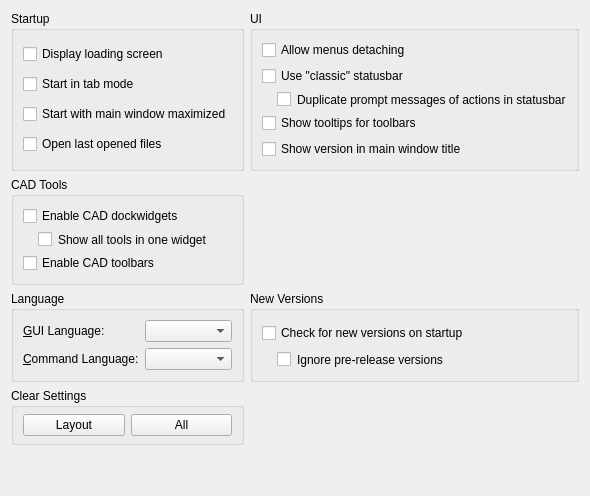
     <widget class="QWidget" name="tabStartup">
      <attribute name="title">
       <string>Startup</string>
      </attribute>
      <layout class="QGridLayout" name="gridLayout_47">
       <item row="1" column="0" rowspan="2">
        <widget class="QGroupBox" name="groupBox_31">
         <property name="title">
          <string>CAD Tools </string>
         </property>
         <layout class="QGridLayout" name="gridLayout_54">
          <item row="2" column="0">
           <widget class="QCheckBox" name="cad_toolbars_checkbox">
            <property name="toolTip">
             <string>If checked, toolbars with commands will be enabled. </string>
            </property>
            <property name="text">
             <string>Enable CAD toolbars</string>
            </property>
           </widget>
          </item>
          <item row="0" column="0">
           <widget class="QCheckBox" name="cbEnableCADDockWidgets">
            <property name="toolTip">
             <string>If checked, dock widgets with commands for left sidebar will be enabled. Otherwise, they will be disabled. </string>
            </property>
            <property name="text">
             <string>Enable CAD dockwidgets</string>
            </property>
           </widget>
          </item>
          <item row="1" column="0">
           <widget class="QCheckBox" name="cbCADWidgetsUngroupped">
            <property name="toolTip">
             <string>If this option is selected, all tools will be shown in one group, so the screen space is used more efficiently.</string>
            </property>
            <property name="styleSheet">
             <string notr="true">margin-left:15px</string>
            </property>
            <property name="text">
             <string>Show all tools in one widget</string>
            </property>
           </widget>
          </item>
         </layout>
        </widget>
       </item>
       <item row="5" column="0">
        <widget class="QGroupBox" name="groupBox_3">
         <property name="title">
          <string>Clear Settings</string>
         </property>
         <layout class="QHBoxLayout" name="horizontalLayout">
          <property name="topMargin">
           <number>6</number>
          </property>
          <property name="bottomMargin">
           <number>6</number>
          </property>
          <item>
           <widget class="QPushButton" name="pb_clear_geometry">
            <property name="sizePolicy">
             <sizepolicy hsizetype="Preferred" vsizetype="Fixed">
              <horstretch>0</horstretch>
              <verstretch>0</verstretch>
             </sizepolicy>
            </property>
            <property name="toolTip">
             <string>Restores program geometry/layout to original state</string>
            </property>
            <property name="text">
             <string>Layout</string>
            </property>
           </widget>
          </item>
          <item>
           <widget class="QPushButton" name="pb_clear_all">
            <property name="sizePolicy">
             <sizepolicy hsizetype="Preferred" vsizetype="Fixed">
              <horstretch>0</horstretch>
              <verstretch>0</verstretch>
             </sizepolicy>
            </property>
            <property name="toolTip">
             <string>Restores the program settings to its original state</string>
            </property>
            <property name="text">
             <string>All</string>
            </property>
           </widget>
          </item>
         </layout>
        </widget>
       </item>
       <item row="3" column="0">
        <widget class="QGroupBox" name="bgLanguage">
         <property name="sizePolicy">
          <sizepolicy hsizetype="Preferred" vsizetype="Maximum">
           <horstretch>0</horstretch>
           <verstretch>0</verstretch>
          </sizepolicy>
         </property>
         <property name="title">
          <string>Language</string>
         </property>
         <layout class="QGridLayout" name="language_layout">
          <item row="1" column="1">
           <widget class="QComboBox" name="cbLanguageCmd">
            <property name="toolTip">
             <string>Languages for commands in Cmd Widget</string>
            </property>
           </widget>
          </item>
          <item row="0" column="0">
           <widget class="QLabel" name="lLanguage">
            <property name="text">
             <string>&amp;GUI Language:</string>
            </property>
            <property name="wordWrap">
             <bool>false</bool>
            </property>
            <property name="buddy">
             <cstring>cbLanguage</cstring>
            </property>
           </widget>
          </item>
          <item row="0" column="1">
           <widget class="QComboBox" name="cbLanguage">
            <property name="toolTip">
             <string>Language to use for GUI and messages</string>
            </property>
           </widget>
          </item>
          <item row="1" column="0">
           <widget class="QLabel" name="lLanguageCmd">
            <property name="text">
             <string>&amp;Command Language:</string>
            </property>
            <property name="wordWrap">
             <bool>false</bool>
            </property>
            <property name="buddy">
             <cstring>cbLanguageCmd</cstring>
            </property>
           </widget>
          </item>
         </layout>
        </widget>
       </item>
       <item row="6" column="0">
        <spacer name="verticalSpacer_13">
         <property name="orientation">
          <enum>Qt::Orientation::Vertical</enum>
         </property>
         <property name="sizeHint" stdset="0">
          <size>
           <width>20</width>
           <height>40</height>
          </size>
         </property>
        </spacer>
       </item>
       <item row="0" column="0">
        <widget class="QGroupBox" name="groupBox_2">
         <property name="title">
          <string>Startup</string>
         </property>
         <layout class="QGridLayout" name="gridLayout_29">
          <item row="1" column="0" colspan="2">
           <widget class="QCheckBox" name="tab_mode_check_box">
            <property name="toolTip">
             <string>Controls default mode for drawings</string>
            </property>
            <property name="text">
             <string>Start in tab mode</string>
            </property>
           </widget>
          </item>
          <item row="3" column="0" colspan="2">
           <widget class="QCheckBox" name="cbOpenLastFiles">
            <property name="toolTip">
             <string>If set, previously opened files during previous closing of the application will be re-opened.</string>
            </property>
            <property name="text">
             <string>Open last opened files</string>
            </property>
           </widget>
          </item>
          <item row="2" column="0" colspan="2">
           <widget class="QCheckBox" name="maximize_checkbox">
            <property name="toolTip">
             <string>If checked, after start the main window will be maximized</string>
            </property>
            <property name="text">
             <string>Start with main window maximized</string>
            </property>
           </widget>
          </item>
          <item row="0" column="0" colspan="2">
           <widget class="QCheckBox" name="cbSplash">
            <property name="toolTip">
             <string>Defines whether splash screen will be shown on startup</string>
            </property>
            <property name="text">
             <string>Display loading screen</string>
            </property>
           </widget>
          </item>
         </layout>
        </widget>
       </item>
       <item row="0" column="1">
        <widget class="QGroupBox" name="groupBox_32">
         <property name="title">
          <string>UI</string>
         </property>
         <layout class="QGridLayout" name="gridLayout_55">
          <item row="2" column="0">
           <widget class="QCheckBox" name="cbDuplicateActionsPromptsInStatusBar">
            <property name="toolTip">
             <string>If checked, prompt messages of actions will be also shown in bottom statusbar</string>
            </property>
            <property name="styleSheet">
             <string notr="true">margin-left:15px</string>
            </property>
            <property name="text">
             <string>Duplicate prompt messages of actions in statusbar</string>
            </property>
           </widget>
          </item>
          <item row="0" column="0">
           <widget class="QCheckBox" name="cbAllowMenusDetaching">
            <property name="toolTip">
             <string>If enabled, drop-down menus may become floating</string>
            </property>
            <property name="text">
             <string>Allow menus detaching</string>
            </property>
           </widget>
          </item>
          <item row="3" column="0">
           <widget class="QCheckBox" name="cbStartupTBTooltips">
            <property name="toolTip">
             <string>If enabled, tooltips toolbar's name will be shown</string>
            </property>
            <property name="text">
             <string>Show tooltips for toolbars</string>
            </property>
           </widget>
          </item>
          <item row="1" column="0">
           <widget class="QCheckBox" name="cbClassicStatusBar">
            <property name="toolTip">
             <string>If unchecked, individual widgets of statusbar are toolbars</string>
            </property>
            <property name="text">
             <string>Use &quot;classic&quot; statusbar</string>
            </property>
           </widget>
          </item>
          <item row="4" column="0">
           <widget class="QCheckBox" name="cbShowVersionInWinTitle">
            <property name="toolTip">
             <string>If enabled, main window title string will also include application's version string.</string>
            </property>
            <property name="text">
             <string>Show version in main window title</string>
            </property>
           </widget>
          </item>
         </layout>
        </widget>
       </item>
       <item row="3" column="1">
        <widget class="QGroupBox" name="groupBox_12">
         <property name="title">
          <string>New Versions</string>
         </property>
         <layout class="QGridLayout" name="gridLayout_11">
          <item row="0" column="0">
           <widget class="QCheckBox" name="cbCheckNewVersion">
            <property name="toolTip">
             <string>Check for updates on startup</string>
            </property>
            <property name="text">
             <string>Check for new versions on startup</string>
            </property>
           </widget>
          </item>
          <item row="1" column="0">
           <widget class="QCheckBox" name="cbCheckNewVersionIgnorePreRelease">
            <property name="toolTip">
             <string>If checked, pre-release versions will be ignored</string>
            </property>
            <property name="styleSheet">
             <string notr="true">margin-left:15px</string>
            </property>
            <property name="text">
             <string>Ignore pre-release versions</string>
            </property>
           </widget>
          </item>
         </layout>
        </widget>
       </item>
      </layout>
     </widget>
